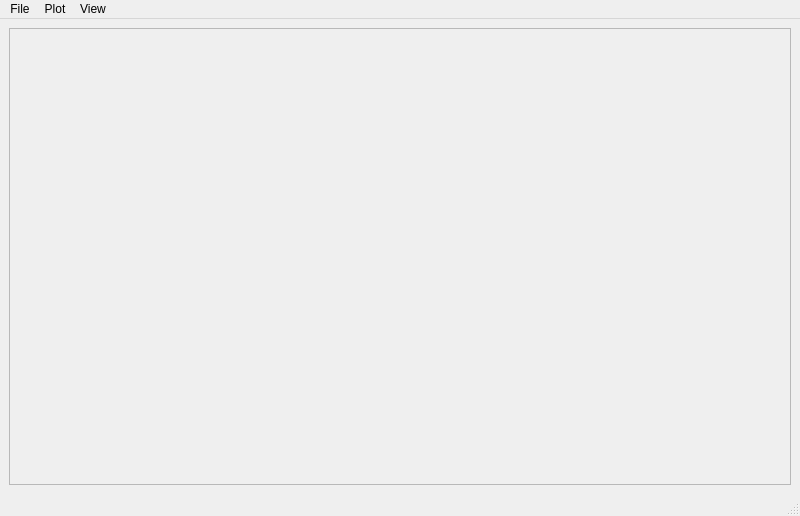
<?xml version="1.0" encoding="UTF-8"?>
<ui version="4.0">
 <class>MainWindow</class>
 <widget class="QMainWindow" name="MainWindow">
  <property name="geometry">
   <rect>
    <x>0</x>
    <y>0</y>
    <width>800</width>
    <height>516</height>
   </rect>
  </property>
  <property name="windowTitle">
   <string>Data Viewer</string>
  </property>
  <widget class="QWidget" name="centralwidget">
   <layout class="QVBoxLayout" name="verticalLayout">
    <item>
     <widget class="QScrollArea" name="plotScrollArea">
      <property name="widgetResizable">
       <bool>true</bool>
      </property>
      <widget class="QWidget" name="scrollAreaWidgetContents">
       <property name="geometry">
        <rect>
         <x>0</x>
         <y>0</y>
         <width>774</width>
         <height>447</height>
        </rect>
       </property>
       <layout class="QGridLayout" name="gridLayout"/>
      </widget>
     </widget>
    </item>
   </layout>
  </widget>
  <widget class="QMenuBar" name="menubar">
   <property name="geometry">
    <rect>
     <x>0</x>
     <y>0</y>
     <width>800</width>
     <height>22</height>
    </rect>
   </property>
   <widget class="QMenu" name="menuFile">
    <property name="title">
     <string>File</string>
    </property>
    <widget class="QMenu" name="menuSave_Selections_As_2">
     <property name="title">
      <string>Save Selections As</string>
     </property>
     <addaction name="actionSave_List"/>
     <addaction name="actionSave_Stream"/>
     <addaction name="actionSave_Dat"/>
    </widget>
    <addaction name="actionOpen"/>
    <addaction name="menuSave_Selections_As_2"/>
    <addaction name="actionSave_Numpy"/>
    <addaction name="actionSave_Plot"/>
    <addaction name="actionSave_Filters"/>
   </widget>
   <widget class="QMenu" name="menuPlot">
    <property name="title">
     <string>Plot</string>
    </property>
    <widget class="QMenu" name="menuHistogram_Bar">
     <property name="title">
      <string>Histogram / Bar</string>
     </property>
     <addaction name="actionReset"/>
    </widget>
    <addaction name="menuHistogram_Bar"/>
    <addaction name="actionScatter"/>
    <addaction name="action2D_Histogram"/>
    <addaction name="actionPixel"/>
   </widget>
   <widget class="QMenu" name="menuView">
    <property name="title">
     <string>View</string>
    </property>
    <addaction name="actionShowFilters"/>
    <addaction name="actionShowDatasetPanel"/>
    <addaction name="actionItem_Viewer"/>
   </widget>
   <addaction name="menuFile"/>
   <addaction name="menuPlot"/>
   <addaction name="menuView"/>
  </widget>
  <widget class="QStatusBar" name="statusbar"/>
  <action name="actionOpen">
   <property name="text">
    <string>Open</string>
   </property>
  </action>
  <action name="actionSave_List">
   <property name="text">
    <string>CrystFEL List</string>
   </property>
  </action>
  <action name="actionSave_Stream">
   <property name="text">
    <string>Stream File</string>
   </property>
  </action>
  <action name="actionSave_Dat">
   <property name="text">
    <string>Dat File</string>
   </property>
  </action>
  <action name="actionSave_Plot">
   <property name="text">
    <string>Save Plot</string>
   </property>
  </action>
  <action name="actionScatter">
   <property name="text">
    <string>Scatter</string>
   </property>
  </action>
  <action name="action2D_Histogram">
   <property name="text">
    <string>2D Histogram</string>
   </property>
  </action>
  <action name="actionReset">
   <property name="text">
    <string>Reset</string>
   </property>
  </action>
  <action name="actionShowFilters">
   <property name="text">
    <string>Filters</string>
   </property>
  </action>
  <action name="actionSave_Filters">
   <property name="text">
    <string>Save Filters</string>
   </property>
  </action>
  <action name="actionShowDatasetPanel">
   <property name="text">
    <string>Dataset Panel</string>
   </property>
  </action>
  <action name="actionSave_Numpy">
   <property name="text">
    <string>Save Numpy</string>
   </property>
   <property name="toolTip">
    <string>Save all data into compressed npz file</string>
   </property>
  </action>
  <action name="actionItem_Viewer">
   <property name="text">
    <string>Item Viewer</string>
   </property>
  </action>
  <action name="actionPixel">
   <property name="text">
    <string>Pixel Plot</string>
   </property>
   <property name="whatsThis">
    <string>Also called chip plot. Color pixels by field value, pixels by real space coordinates.</string>
   </property>
  </action>
 </widget>
 <resources/>
 <connections/>
</ui>
